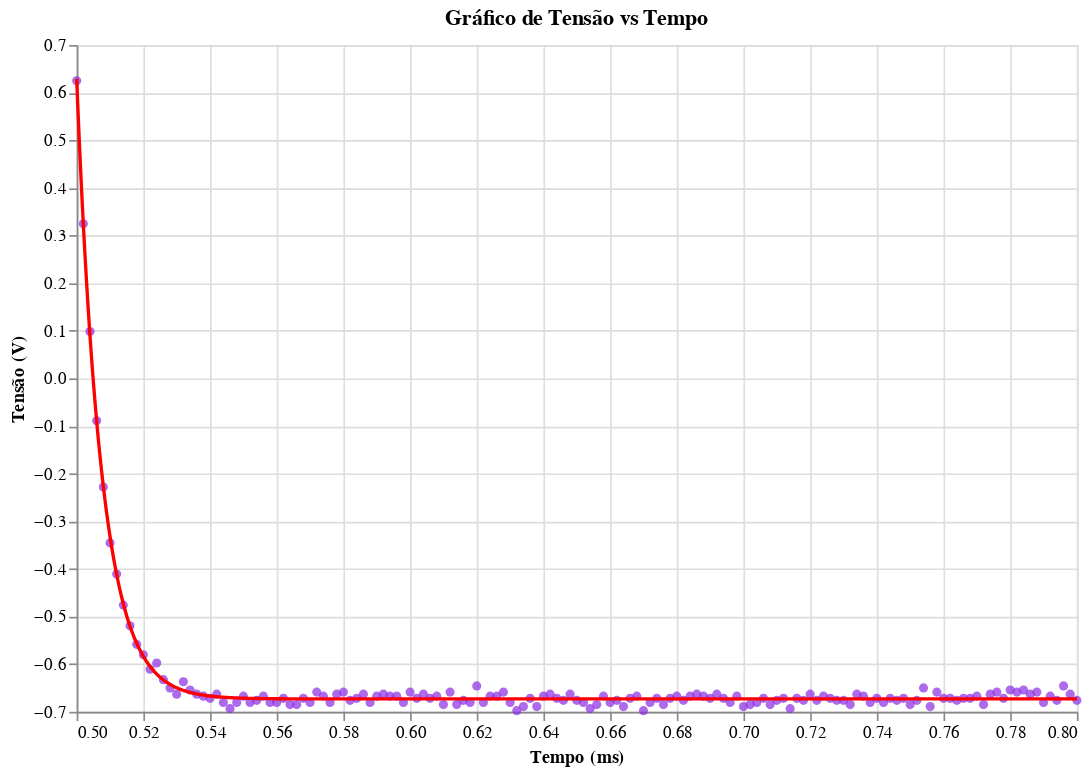

Write notebook code for a chart like this one.
### Markdown cell above
Apenas fazendo o mesmo para o segundo conjunto de dados

### Code cell
path = "RL-02.csv"
data = pd.read_csv(path)
escale_data(data)

data2 = aj.slicing_data(data,[0.5,0.8],Rl=True)
data_regres, b,cov = aj.regres_exp(data2)
(aj.data_x_regression(data2,data_regres)).display()

tal_dc = 1/(b*1000)

### Figure 1 — Vega-Lite specification as saved in the notebook (floating-point values rounded to 4 significant figures; data arrays with more than 128 entries replaced by an {"elided": "..."} marker saying what was removed)
{"config": {"view": {"continuousWidth": 300, "continuousHeight": 300}}, "layer": [{"data": {"name": "data-cad72701eac5b9470588319a62c4f3db"}, "mark": {"type": "circle", "color": "blueviolet"}, "encoding": {"x": {"field": "Time", "scale": {"domain": [0.5, 0.8]}, "title": "Tempo (ms)", "type": "quantitative"}, "y": {"field": "U_b", "title": "Tensão (V)", "type": "quantitative"}}, "title": "Gráfico de Tensão vs Tempo"}, {"data": {"name": "data-c82eba7ed4d79c97cd433829ac4b7de0"}, "mark": {"type": "line", "color": "red"}, "encoding": {"x": {"field": "Time", "scale": {"domain": [0.5, 0.8]}, "title": "Tempo (ms)", "type": "quantitative"}, "y": {"field": "U_b", "title": "Tensão (V)", "type": "quantitative"}}, "title": "Gráfico de Tensão vs Tempo"}], "height": 400, "width": 600, "$schema": "https://vega.github.io/schema/vega-lite/v5.20.1.json", "datasets": {"data-cad72701eac5b9470588319a62c4f3db": {"elided": "151 records"}, "data-c82eba7ed4d79c97cd433829ac4b7de0": {"elided": "1000 records"}}}
